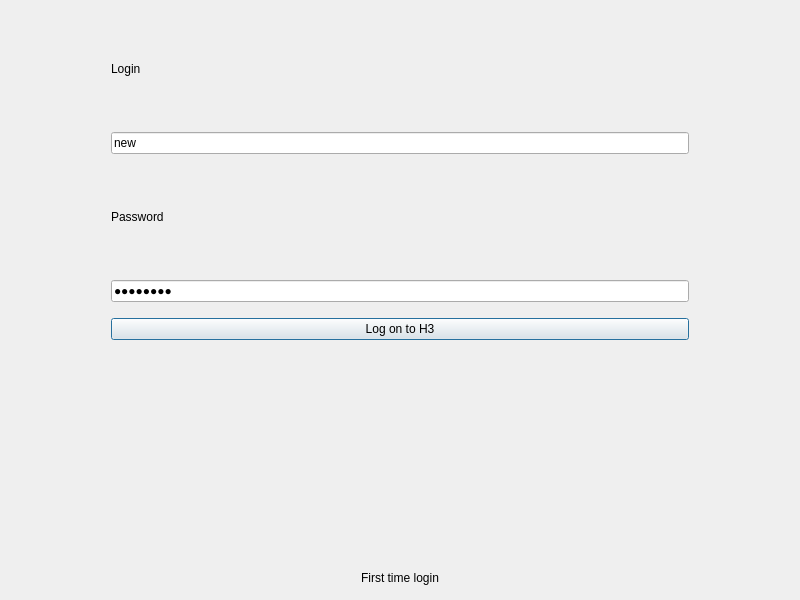
<?xml version="1.0" encoding="UTF-8"?>
<ui version="4.0">
 <class>Dialog</class>
 <widget class="QDialog" name="Dialog">
  <property name="geometry">
   <rect>
    <x>0</x>
    <y>0</y>
    <width>800</width>
    <height>600</height>
   </rect>
  </property>
  <property name="sizePolicy">
   <sizepolicy hsizetype="Fixed" vsizetype="Fixed">
    <horstretch>0</horstretch>
    <verstretch>0</verstretch>
   </sizepolicy>
  </property>
  <property name="windowTitle">
   <string>Welcome to H3</string>
  </property>
  <property name="windowIcon">
   <iconset resource="H3.qrc">
    <normaloff>:/images/H3.png</normaloff>:/images/H3.png</iconset>
  </property>
  <property name="autoFillBackground">
   <bool>false</bool>
  </property>
  <layout class="QHBoxLayout" name="horizontalLayout">
   <item>
    <spacer name="verticalSpacer">
     <property name="orientation">
      <enum>Qt::Vertical</enum>
     </property>
     <property name="sizeHint" stdset="0">
      <size>
       <width>100</width>
       <height>40</height>
      </size>
     </property>
    </spacer>
   </item>
   <item>
    <layout class="QVBoxLayout" name="verticalLayout">
     <item>
      <widget class="QLabel" name="label">
       <property name="text">
        <string>Login</string>
       </property>
      </widget>
     </item>
     <item>
      <widget class="QLineEdit" name="loginLineEdit">
       <property name="text">
        <string>new</string>
       </property>
      </widget>
     </item>
     <item>
      <widget class="QLabel" name="label_2">
       <property name="text">
        <string>Password</string>
       </property>
      </widget>
     </item>
     <item>
      <widget class="QLineEdit" name="passwordLineEdit">
       <property name="text">
        <string>bastardo</string>
       </property>
       <property name="echoMode">
        <enum>QLineEdit::Password</enum>
       </property>
      </widget>
     </item>
     <item>
      <spacer name="horizontalSpacer_2">
       <property name="orientation">
        <enum>Qt::Horizontal</enum>
       </property>
       <property name="sizeHint" stdset="0">
        <size>
         <width>40</width>
         <height>10</height>
        </size>
       </property>
      </spacer>
     </item>
     <item>
      <widget class="QPushButton" name="pushButton">
       <property name="text">
        <string>Log on to H3</string>
       </property>
      </widget>
     </item>
     <item>
      <widget class="QLabel" name="errorlabel">
       <property name="styleSheet">
        <string notr="true">color: rgb(255, 0, 0);</string>
       </property>
       <property name="text">
        <string/>
       </property>
       <property name="alignment">
        <set>Qt::AlignCenter</set>
       </property>
      </widget>
     </item>
     <item>
      <spacer name="horizontalSpacer">
       <property name="orientation">
        <enum>Qt::Horizontal</enum>
       </property>
       <property name="sizeHint" stdset="0">
        <size>
         <width>200</width>
         <height>100</height>
        </size>
       </property>
      </spacer>
     </item>
     <item>
      <widget class="QPushButton" name="new_user_pushButton">
       <property name="text">
        <string>First time login</string>
       </property>
       <property name="flat">
        <bool>true</bool>
       </property>
      </widget>
     </item>
    </layout>
   </item>
   <item>
    <spacer name="verticalSpacer_2">
     <property name="orientation">
      <enum>Qt::Vertical</enum>
     </property>
     <property name="sizeHint" stdset="0">
      <size>
       <width>100</width>
       <height>40</height>
      </size>
     </property>
    </spacer>
   </item>
  </layout>
 </widget>
 <tabstops>
  <tabstop>loginLineEdit</tabstop>
  <tabstop>passwordLineEdit</tabstop>
  <tabstop>pushButton</tabstop>
  <tabstop>new_user_pushButton</tabstop>
 </tabstops>
 <resources>
  <include location="H3.qrc"/>
 </resources>
 <connections/>
</ui>
